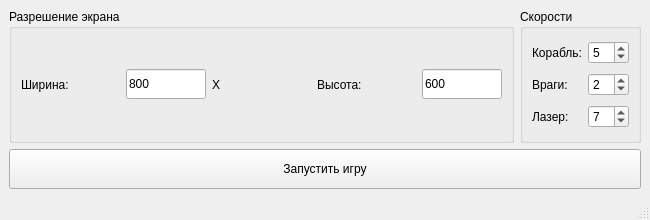
<?xml version="1.0" encoding="UTF-8"?>
<ui version="4.0">
 <class>MainWindow</class>
 <widget class="QMainWindow" name="MainWindow">
  <property name="geometry">
   <rect>
    <x>0</x>
    <y>0</y>
    <width>650</width>
    <height>220</height>
   </rect>
  </property>
  <property name="windowTitle">
   <string>Galactic Defender - Настройки</string>
  </property>
  <widget class="QWidget" name="centralwidget">
   <layout class="QVBoxLayout" name="verticalLayout">
    <item>
     <layout class="QHBoxLayout" name="horizontalLayout_2">
      <item>
       <widget class="QGroupBox" name="groupBox">
        <property name="title">
         <string>Разрешение экрана</string>
        </property>
        <layout class="QHBoxLayout" name="horizontalLayout">
         <item>
          <widget class="QLabel" name="label_7">
           <property name="text">
            <string>Ширина:</string>
           </property>
          </widget>
         </item>
         <item>
          <widget class="QLineEdit" name="width">
           <property name="text">
            <string>800</string>
           </property>
           <property name="maximumSize">
            <size>
             <width>80</width>
             <height>30</height>
            </size>
           </property>
          </widget>
         </item>
         <item>
          <widget class="QLabel" name="label_5">
           <property name="text">
            <string>X</string>
           </property>
          </widget>
         </item>
         <item>
          <widget class="QLabel" name="label_6">
           <property name="text">
            <string>Высота:</string>
           </property>
          </widget>
         </item>
         <item>
          <widget class="QLineEdit" name="height">
           <property name="text">
            <string>600</string>
           </property>
           <property name="maximumSize">
            <size>
             <width>80</width>
             <height>30</height>
            </size>
           </property>
          </widget>
         </item>
        </layout>
       </widget>
      </item>
      <item>
       <widget class="QGroupBox" name="groupBox_2">
        <property name="title">
         <string>Скорости</string>
        </property>
        <layout class="QGridLayout" name="gridLayout">
         <item row="0" column="0">
          <widget class="QLabel" name="label_3">
           <property name="text">
            <string>Корабль:</string>
           </property>
          </widget>
         </item>
         <item row="0" column="1">
          <widget class="QSpinBox" name="player_speed">
           <property name="minimum">
            <number>1</number>
           </property>
           <property name="maximum">
            <number>20</number>
           </property>
           <property name="value">
            <number>5</number>
           </property>
          </widget>
         </item>
         <item row="1" column="0">
          <widget class="QLabel" name="label_2">
           <property name="text">
            <string>Враги:</string>
           </property>
          </widget>
         </item>
         <item row="1" column="1">
          <widget class="QSpinBox" name="enemy_speed">
           <property name="minimum">
            <number>1</number>
           </property>
           <property name="maximum">
            <number>10</number>
           </property>
           <property name="value">
            <number>2</number>
           </property>
          </widget>
         </item>
         <item row="2" column="0">
          <widget class="QLabel" name="label_4">
           <property name="text">
            <string>Лазер:</string>
           </property>
          </widget>
         </item>
         <item row="2" column="1">
          <widget class="QSpinBox" name="laser_speed">
           <property name="minimum">
            <number>1</number>
           </property>
           <property name="maximum">
            <number>15</number>
           </property>
           <property name="value">
            <number>7</number>
           </property>
          </widget>
         </item>
        </layout>
       </widget>
      </item>
     </layout>
    </item>
    <item>
     <widget class="QPushButton" name="sumbit">
      <property name="minimumSize">
       <size>
        <width>100</width>
        <height>40</height>
       </size>
      </property>
      <property name="text">
       <string>Запустить игру</string>
      </property>
     </widget>
    </item>
   </layout>
  </widget>
  <widget class="QStatusBar" name="statusbar"/>
 </widget>
 <resources/>
 <connections/>
</ui>
